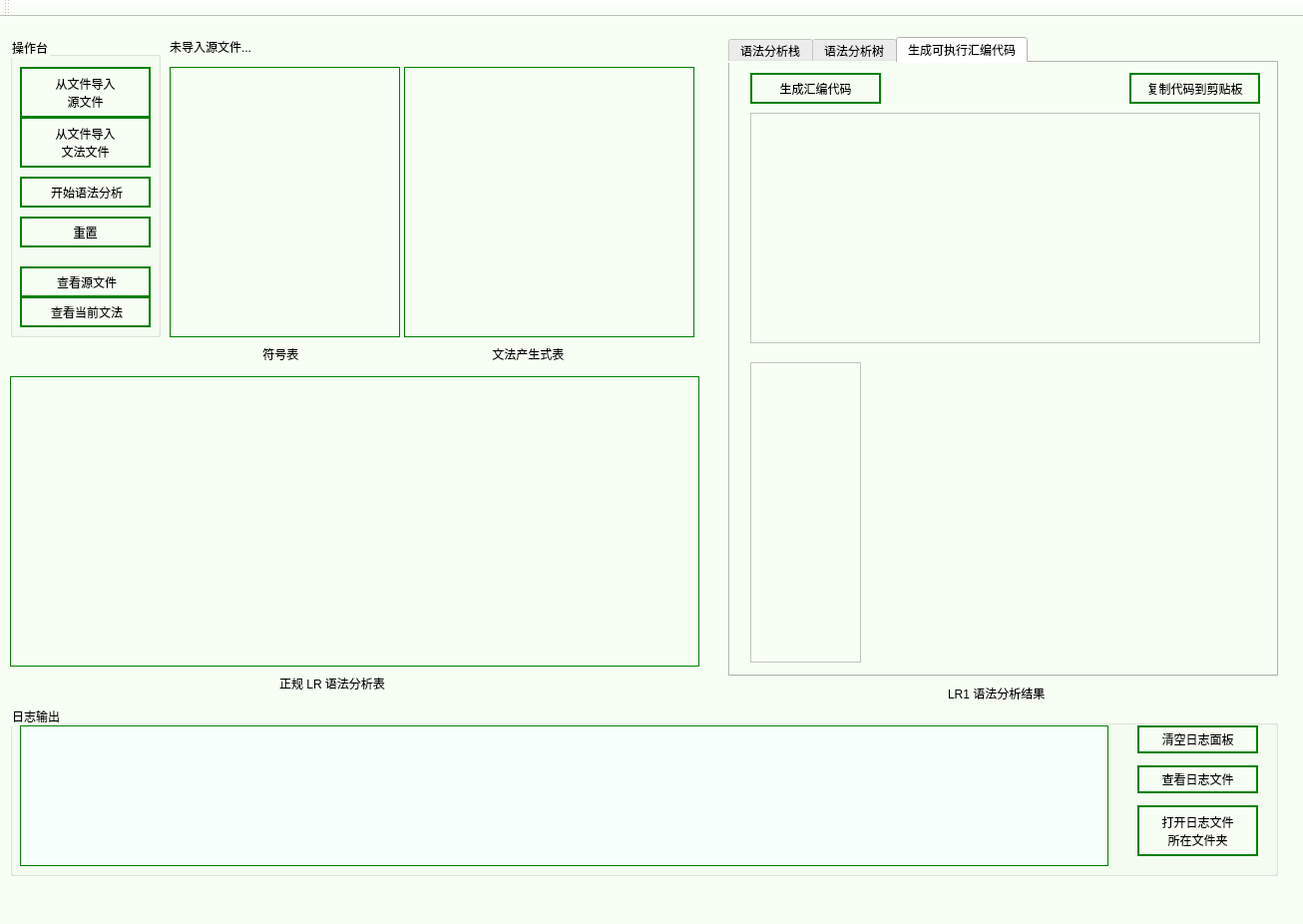
<?xml version="1.0" encoding="UTF-8"?>
<ui version="4.0">
 <class>MainWindow</class>
 <widget class="QMainWindow" name="MainWindow">
  <property name="geometry">
   <rect>
    <x>0</x>
    <y>0</y>
    <width>1306</width>
    <height>926</height>
   </rect>
  </property>
  <property name="windowTitle">
   <string>MainWindow</string>
  </property>
  <property name="styleSheet">
   <string notr="true">background-color: rgb(247, 255, 244);</string>
  </property>
  <widget class="QWidget" name="centralWidget">
   <widget class="QTableView" name="tbv_ActionGoto">
    <property name="geometry">
     <rect>
      <x>10</x>
      <y>360</y>
      <width>691</width>
      <height>291</height>
     </rect>
    </property>
    <property name="styleSheet">
     <string notr="true">border:1px solid green;

</string>
    </property>
   </widget>
   <widget class="QTabWidget" name="tabWidget">
    <property name="geometry">
     <rect>
      <x>730</x>
      <y>20</y>
      <width>551</width>
      <height>641</height>
     </rect>
    </property>
    <property name="currentIndex">
     <number>2</number>
    </property>
    <widget class="QWidget" name="tab">
     <property name="toolTip">
      <string/>
     </property>
     <property name="accessibleName">
      <string/>
     </property>
     <attribute name="title">
      <string>语法分析栈</string>
     </attribute>
     <widget class="QTableView" name="tbv_result">
      <property name="geometry">
       <rect>
        <x>0</x>
        <y>0</y>
        <width>541</width>
        <height>611</height>
       </rect>
      </property>
      <property name="styleSheet">
       <string notr="true">border:1px solid green;

</string>
      </property>
     </widget>
    </widget>
    <widget class="QWidget" name="tab_2">
     <attribute name="title">
      <string>语法分析树</string>
     </attribute>
     <widget class="QScrollArea" name="scrollArea">
      <property name="geometry">
       <rect>
        <x>0</x>
        <y>0</y>
        <width>541</width>
        <height>591</height>
       </rect>
      </property>
      <property name="styleSheet">
       <string notr="true"/>
      </property>
      <property name="widgetResizable">
       <bool>true</bool>
      </property>
      <widget class="QWidget" name="scrollAreaWidgetContents">
       <property name="geometry">
        <rect>
         <x>0</x>
         <y>0</y>
         <width>539</width>
         <height>589</height>
        </rect>
       </property>
       <layout class="QGridLayout" name="gridLayout">
        <item row="0" column="0">
         <widget class="QLabel" name="lb_tree_img">
          <property name="text">
           <string/>
          </property>
         </widget>
        </item>
       </layout>
      </widget>
     </widget>
     <widget class="QPushButton" name="bnt_img_up">
      <property name="geometry">
       <rect>
        <x>20</x>
        <y>590</y>
        <width>51</width>
        <height>21</height>
       </rect>
      </property>
      <property name="styleSheet">
       <string notr="true">QPushButton{
border-color:green;
border-width: 1px;
border-style: solid;
selection-color: rgb(107, 170, 128);
}
QPushButton:hover{
	color: rgb(0, 0, 0);
	border-color: green;
    background-color: rgb(217, 255, 200);
}
</string>
      </property>
      <property name="text">
       <string>放大</string>
      </property>
     </widget>
     <widget class="QPushButton" name="bnt_img_dw">
      <property name="geometry">
       <rect>
        <x>70</x>
        <y>590</y>
        <width>51</width>
        <height>21</height>
       </rect>
      </property>
      <property name="styleSheet">
       <string notr="true">QPushButton{
border-color:green;
border-width: 1px;
border-style: solid;
selection-color: rgb(107, 170, 128);
}
QPushButton:hover{
	color: rgb(0, 0, 0);
	border-color: green;
    background-color: rgb(217, 255, 200);
}
</string>
      </property>
      <property name="text">
       <string>缩小</string>
      </property>
     </widget>
     <widget class="QPushButton" name="bnt_img_rst">
      <property name="geometry">
       <rect>
        <x>120</x>
        <y>590</y>
        <width>51</width>
        <height>21</height>
       </rect>
      </property>
      <property name="styleSheet">
       <string notr="true">QPushButton{
border-color:green;
border-width: 1px;
border-style: solid;
selection-color: rgb(107, 170, 128);
}
QPushButton:hover{
	color: rgb(0, 0, 0);
	border-color: green;
    background-color: rgb(217, 255, 200);
}
</string>
      </property>
      <property name="text">
       <string>reset</string>
      </property>
     </widget>
     <widget class="QPushButton" name="bnt_img_open">
      <property name="geometry">
       <rect>
        <x>420</x>
        <y>590</y>
        <width>101</width>
        <height>21</height>
       </rect>
      </property>
      <property name="styleSheet">
       <string notr="true">QPushButton{
border-color:green;
border-width: 1px;
border-style: solid;
selection-color: rgb(107, 170, 128);
}
QPushButton:hover{
	color: rgb(0, 0, 0);
	border-color: green;
    background-color: rgb(217, 255, 200);
}
</string>
      </property>
      <property name="text">
       <string> 打开图片文件</string>
      </property>
     </widget>
    </widget>
    <widget class="QWidget" name="tab_3">
     <attribute name="title">
      <string>生成可执行汇编代码</string>
     </attribute>
     <widget class="QPushButton" name="bnt_start_as">
      <property name="geometry">
       <rect>
        <x>20</x>
        <y>10</y>
        <width>131</width>
        <height>31</height>
       </rect>
      </property>
      <property name="styleSheet">
       <string notr="true">QPushButton{
border-color:green;
border-width: 2px;
border-style: solid;
selection-color: rgb(107, 170, 128);
}
QPushButton:hover{
	color: rgb(0, 0, 0);
	border-color: green;
    background-color: rgb(217, 255, 200);
}</string>
      </property>
      <property name="text">
       <string>生成汇编代码</string>
      </property>
     </widget>
     <widget class="QTextBrowser" name="txt_mips">
      <property name="geometry">
       <rect>
        <x>20</x>
        <y>50</y>
        <width>511</width>
        <height>231</height>
       </rect>
      </property>
     </widget>
     <widget class="QStackedWidget" name="stacked_w">
      <property name="geometry">
       <rect>
        <x>140</x>
        <y>300</y>
        <width>391</width>
        <height>301</height>
       </rect>
      </property>
      <property name="currentIndex">
       <number>-1</number>
      </property>
     </widget>
     <widget class="QListWidget" name="lst_cb">
      <property name="geometry">
       <rect>
        <x>20</x>
        <y>300</y>
        <width>111</width>
        <height>301</height>
       </rect>
      </property>
     </widget>
     <widget class="QPushButton" name="bnt_copy">
      <property name="geometry">
       <rect>
        <x>400</x>
        <y>10</y>
        <width>131</width>
        <height>31</height>
       </rect>
      </property>
      <property name="styleSheet">
       <string notr="true">QPushButton{
border-color:green;
border-width: 2px;
border-style: solid;
selection-color: rgb(107, 170, 128);
}
QPushButton:hover{
	color: rgb(0, 0, 0);
	border-color: green;
    background-color: rgb(217, 255, 200);
}</string>
      </property>
      <property name="text">
       <string>复制代码到剪贴板</string>
      </property>
     </widget>
    </widget>
   </widget>
   <widget class="QGroupBox" name="groupBox">
    <property name="geometry">
     <rect>
      <x>10</x>
      <y>20</y>
      <width>151</width>
      <height>301</height>
     </rect>
    </property>
    <property name="title">
     <string>操作台</string>
    </property>
    <widget class="QPushButton" name="bnt_load_file">
     <property name="geometry">
      <rect>
       <x>10</x>
       <y>30</y>
       <width>131</width>
       <height>51</height>
      </rect>
     </property>
     <property name="styleSheet">
      <string notr="true">QPushButton{
border-color:green;
border-width: 2px;
border-style: solid;
selection-color: rgb(107, 170, 128);
}
QPushButton:hover{
	color: rgb(0, 0, 0);
	border-color: green;
    background-color: rgb(217, 255, 200);
}</string>
     </property>
     <property name="text">
      <string>从文件导入
源文件</string>
     </property>
    </widget>
    <widget class="QPushButton" name="bnt_start">
     <property name="geometry">
      <rect>
       <x>10</x>
       <y>140</y>
       <width>131</width>
       <height>31</height>
      </rect>
     </property>
     <property name="styleSheet">
      <string notr="true">QPushButton{
border-color:green;
border-width: 2px;
border-style: solid;
selection-color: rgb(107, 170, 128);
}
QPushButton:hover{
	color: rgb(0, 0, 0);
	border-color: green;
    background-color: rgb(217, 255, 200);
}</string>
     </property>
     <property name="text">
      <string> 开始语法分析</string>
     </property>
    </widget>
    <widget class="QPushButton" name="bnt_showlr">
     <property name="geometry">
      <rect>
       <x>10</x>
       <y>260</y>
       <width>131</width>
       <height>31</height>
      </rect>
     </property>
     <property name="styleSheet">
      <string notr="true">QPushButton{
border-color:green;
border-width: 2px;
border-style: solid;
selection-color: rgb(107, 170, 128);
}
QPushButton:hover{
	color: rgb(0, 0, 0);
	border-color: green;
    background-color: rgb(217, 255, 200);
}</string>
     </property>
     <property name="text">
      <string> 查看当前文法</string>
     </property>
    </widget>
    <widget class="QPushButton" name="bnt_reset">
     <property name="geometry">
      <rect>
       <x>10</x>
       <y>180</y>
       <width>131</width>
       <height>31</height>
      </rect>
     </property>
     <property name="styleSheet">
      <string notr="true">QPushButton{
border-color:green;
border-width: 2px;
border-style: solid;
selection-color: rgb(107, 170, 128);
}
QPushButton:hover{
	color: rgb(0, 0, 0);
	border-color: green;
    background-color: rgb(217, 255, 200);
}</string>
     </property>
     <property name="text">
      <string>重置</string>
     </property>
    </widget>
    <widget class="QPushButton" name="bnt_showfile">
     <property name="geometry">
      <rect>
       <x>10</x>
       <y>230</y>
       <width>131</width>
       <height>31</height>
      </rect>
     </property>
     <property name="styleSheet">
      <string notr="true">QPushButton{
border-color:green;
border-width: 2px;
border-style: solid;
selection-color: rgb(107, 170, 128);
}
QPushButton:hover{
	color: rgb(0, 0, 0);
	border-color: green;
    background-color: rgb(217, 255, 200);
}</string>
     </property>
     <property name="text">
      <string> 查看源文件</string>
     </property>
    </widget>
    <widget class="QPushButton" name="bnt_load_gplst">
     <property name="geometry">
      <rect>
       <x>10</x>
       <y>80</y>
       <width>131</width>
       <height>51</height>
      </rect>
     </property>
     <property name="styleSheet">
      <string notr="true">QPushButton{
border-color:green;
border-width: 2px;
border-style: solid;
selection-color: rgb(107, 170, 128);
}
QPushButton:hover{
	color: rgb(0, 0, 0);
	border-color: green;
    background-color: rgb(217, 255, 200);
}</string>
     </property>
     <property name="text">
      <string>从文件导入
文法文件</string>
     </property>
    </widget>
   </widget>
   <widget class="QLabel" name="lb_file_path">
    <property name="geometry">
     <rect>
      <x>170</x>
      <y>20</y>
      <width>531</width>
      <height>20</height>
     </rect>
    </property>
    <property name="text">
     <string>未导入源文件...</string>
    </property>
   </widget>
   <widget class="QLabel" name="label_2">
    <property name="geometry">
     <rect>
      <x>260</x>
      <y>330</y>
      <width>61</width>
      <height>16</height>
     </rect>
    </property>
    <property name="text">
     <string> 符号表</string>
    </property>
   </widget>
   <widget class="QLabel" name="label_3">
    <property name="geometry">
     <rect>
      <x>490</x>
      <y>330</y>
      <width>111</width>
      <height>16</height>
     </rect>
    </property>
    <property name="text">
     <string> 文法产生式表</string>
    </property>
   </widget>
   <widget class="QLabel" name="label_4">
    <property name="geometry">
     <rect>
      <x>280</x>
      <y>660</y>
      <width>141</width>
      <height>16</height>
     </rect>
    </property>
    <property name="text">
     <string>正规 LR 语法分析表</string>
    </property>
   </widget>
   <widget class="QLabel" name="label_5">
    <property name="geometry">
     <rect>
      <x>950</x>
      <y>670</y>
      <width>121</width>
      <height>16</height>
     </rect>
    </property>
    <property name="text">
     <string>LR1 语法分析结果</string>
    </property>
   </widget>
   <widget class="QGroupBox" name="groupBox_2">
    <property name="geometry">
     <rect>
      <x>10</x>
      <y>690</y>
      <width>1271</width>
      <height>171</height>
     </rect>
    </property>
    <property name="title">
     <string>日志输出</string>
    </property>
    <widget class="QTextBrowser" name="txt_info">
     <property name="geometry">
      <rect>
       <x>10</x>
       <y>20</y>
       <width>1091</width>
       <height>141</height>
      </rect>
     </property>
     <property name="styleSheet">
      <string notr="true">background-color: rgb(246, 255, 251);
border:1px solid green;

</string>
     </property>
    </widget>
    <widget class="QPushButton" name="bnt_clear_info">
     <property name="geometry">
      <rect>
       <x>1130</x>
       <y>20</y>
       <width>121</width>
       <height>28</height>
      </rect>
     </property>
     <property name="styleSheet">
      <string notr="true">QPushButton{
border-color:green;
border-width: 2px;
border-style: solid;
selection-color: rgb(107, 170, 128);
}
QPushButton:hover{
	color: rgb(0, 0, 0);
	border-color: green;
    background-color: rgb(217, 255, 200);
}
</string>
     </property>
     <property name="text">
      <string>清空日志面板</string>
     </property>
    </widget>
    <widget class="QPushButton" name="bnt_open_infodir">
     <property name="geometry">
      <rect>
       <x>1130</x>
       <y>100</y>
       <width>121</width>
       <height>51</height>
      </rect>
     </property>
     <property name="styleSheet">
      <string notr="true">QPushButton{
border-color:green;
border-width: 2px;
border-style: solid;
selection-color: rgb(107, 170, 128);
}
QPushButton:hover{
	color: rgb(0, 0, 0);
	border-color: green;
    background-color: rgb(217, 255, 200);
}
</string>
     </property>
     <property name="text">
      <string>打开日志文件
所在文件夹</string>
     </property>
    </widget>
    <widget class="QPushButton" name="bnt_showinfo">
     <property name="geometry">
      <rect>
       <x>1130</x>
       <y>60</y>
       <width>121</width>
       <height>28</height>
      </rect>
     </property>
     <property name="styleSheet">
      <string notr="true">QPushButton{
border-color:green;
border-width: 2px;
border-style: solid;
selection-color: rgb(107, 170, 128);
}
QPushButton:hover{
	color: rgb(0, 0, 0);
	border-color: green;
    background-color: rgb(217, 255, 200);
}
</string>
     </property>
     <property name="text">
      <string>查看日志文件</string>
     </property>
    </widget>
   </widget>
   <widget class="QTextBrowser" name="txt_tokenlst">
    <property name="geometry">
     <rect>
      <x>170</x>
      <y>50</y>
      <width>231</width>
      <height>271</height>
     </rect>
    </property>
    <property name="styleSheet">
     <string notr="true">border:1px solid green;

</string>
    </property>
    <property name="tabStopWidth">
     <number>40</number>
    </property>
   </widget>
   <widget class="QTextBrowser" name="txt_GPlst">
    <property name="geometry">
     <rect>
      <x>405</x>
      <y>50</y>
      <width>291</width>
      <height>271</height>
     </rect>
    </property>
    <property name="styleSheet">
     <string notr="true">border:1px solid green;

</string>
    </property>
   </widget>
  </widget>
  <widget class="QMenuBar" name="menuBar">
   <property name="geometry">
    <rect>
     <x>0</x>
     <y>0</y>
     <width>1306</width>
     <height>26</height>
    </rect>
   </property>
  </widget>
  <widget class="QToolBar" name="mainToolBar">
   <attribute name="toolBarArea">
    <enum>TopToolBarArea</enum>
   </attribute>
   <attribute name="toolBarBreak">
    <bool>false</bool>
   </attribute>
  </widget>
  <widget class="QStatusBar" name="statusBar"/>
 </widget>
 <layoutdefault spacing="6" margin="11"/>
 <resources/>
 <connections/>
</ui>
